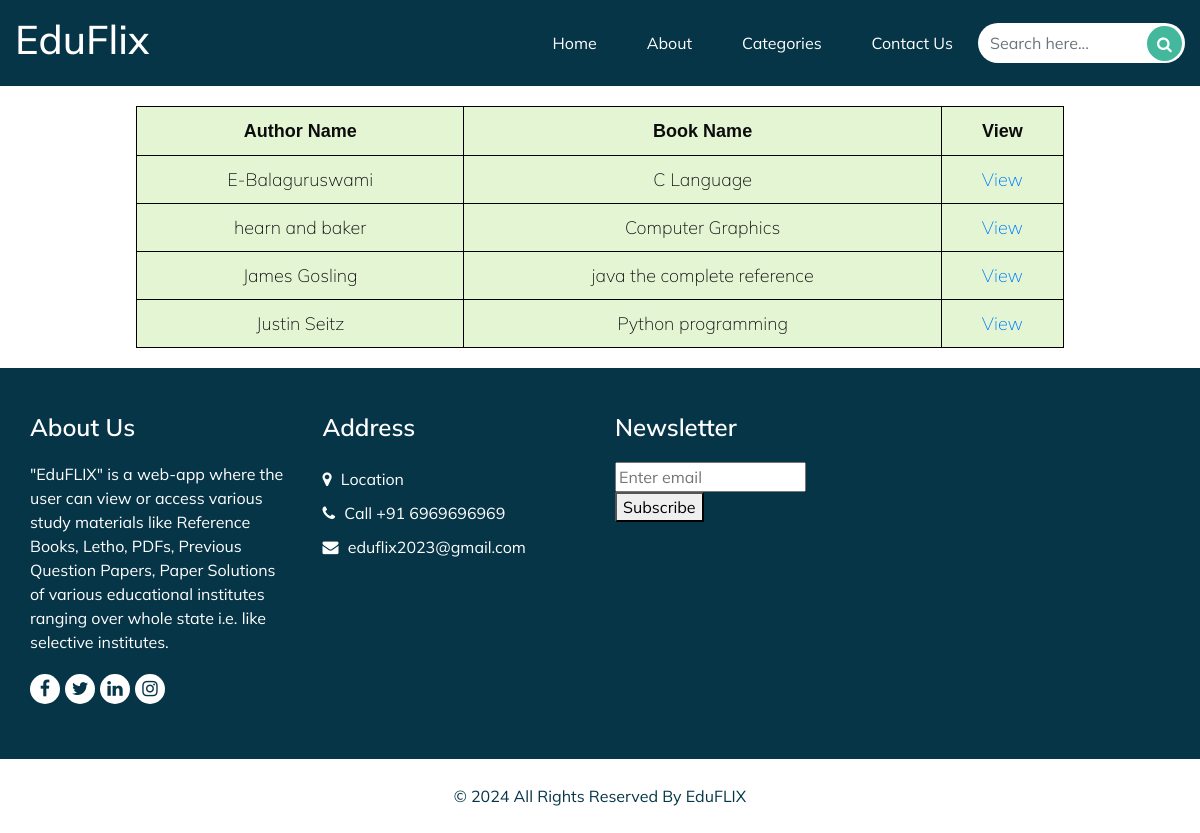
The page /reference-book/index.php on the database its author committed.
### tables this page shows
CREATE TABLE `reference_book` (
  `Book_id` varchar(10) NOT NULL,
  `Book_name` text NOT NULL,
  `Author_name` text NOT NULL,
  `Book_data` longblob NOT NULL
);

### reference-book/index.php (the view, shortened to what this page needs)
<!DOCTYPE html>
<html>
<head>
    <link rel="stylesheet" type="text/css" href="../css/bootstrap.css" />
    <link href="../css/font-awesome.min.css" rel="stylesheet" />
    <link href="../css/style.css" rel="stylesheet" />
    <link href="../css/responsive.css" rel="stylesheet" />
</head>
<body>
    <div class="hero_area">
        <header class="header_section">
            <div class="container-fluid">
                <nav class="navbar navbar-expand-lg custom_nav-container ">
                    <a class="navbar-brand" href="index.html">
                        <span>
                            <h1>
                                EduFlix
                            </h1>
                        </span>
                    </a>
                    <div class="collapse navbar-collapse" id="navbarSupportedContent">
                        <ul class="navbar-nav">
                            <li class="nav-item active">
                                <a class="nav-link pl-lg-0" href="../index.html">Home <span class="sr-only">(current)</span></a>
                            </li>
                            <li class="nav-item">
                                <a class="nav-link" href="../about.html">About</a>
                            </li>
                            <li class="nav-item">
                                <a class="nav-link" href="../categories.html">Categories</a>
                            <li class="nav-item">
                                <a class="nav-link" href="../contact.html">Contact Us</a>
                            </li>
                        </ul>
                        <form class="search_form">
                            <input type="text" class="form-control" placeholder="Search here...">
                            <button class="" type="submit">
                                <i class="fa fa-search" aria-hidden="true"></i>
                            </button>
                    </div>
                </nav>
            </div>
        </header>
        <?php
        include_once '../dbcon.php';
        $sql = "select * from reference_book order by Author_name";
        $query = mysqli_query($con, $sql);
        echo '<section style="margin: 20px"> <table border="1" cellspacing="3" cellpadding="3">
      <tr>
          <th> <font face="Arial">Author Name</font> </th>
          <th> <font face="Arial">Book Name</font> </th>
          <th> <font face="Arial">View</font> </th>
      </tr>';
        while ($info = mysqli_fetch_array($query)) {
            $Author_name = $info['Author_name'];
            $Book_name = $info['Book_name'];
        ?>
            <tr>
                <td> <?php echo $Author_name; ?> </td>
                <td> <?php echo $Book_name; ?> </td>
                <td><a href="../solution/<?php echo $Book_name . '.pdf' ?>" target="_blank"> View </a> </td>
            </tr>
        <?php
        }
        echo '</table> </section>';
        ?>
        <section class="info_section layout_padding2">
            <div class="container">
                <div class="row">
                    <div class="col-md-6 col-lg-3 info-col">
                        <div class="info_detail">
                            <h4>
                                About Us
                            </h4>
                            <p>
                                "EduFLIX" is a web-app where the user can view or access various study materials like Reference Books, Letho, PDFs, Previous Question Papers, Paper Solutions of various educational institutes ranging over whole state i.e. like selective institutes.
                            </p>
                            <div class="info_social">
                                <a href="">
                                    <i class="fa fa-facebook" aria-hidden="true"></i>
                                </a>
                                <a href="">
                                    <i class="fa fa-twitter" aria-hidden="true"></i>
                                </a>
                                <a href="">
                                    <i class="fa fa-linkedin" aria-hidden="true"></i>
                                </a>
                                <a href="">
                                    <i class="fa fa-instagram" aria-hidden="true"></i>
                                </a>
                            </div>
                        </div>
                    </div>
                    <div class="col-md-6 col-lg-3 info-col">
                        <div class="info_contact">
                            <h4>
                                Address
                            </h4>
                            <div class="contact_link_box">
                                <a href="">
                                    <i class="fa fa-map-marker" aria-hidden="true"></i>
                                    <span>
                                        Location
                                    </span>
                                </a>
                                <a href="">
                                    <i class="fa fa-phone" aria-hidden="true"></i>
                                    <span>
                                        Call +91 6969696969
                                    </span>
                                </a>
                                <a href="">
                                    <i class="fa fa-envelope" aria-hidden="true"></i>
                                    <span>
                                        eduflix2023@gmail.com
                                    </span>
                                </a>
                            </div>
                        </div>
                    </div>
                    <div class="col-md-6 col-lg-3 info-col">
                        <div class="info_contact">
                            <h4>
                                Newsletter
                            </h4>
                            <form action="#">
                                <input type="text" placeholder="Enter email" />
                                <button type="submit">
                                    Subscribe
                                </button>
                            </form>
                        </div>
                    </div>
                    <div class="col-md-6 col-lg-3 info-col">
                        <div class="map_container">
                            <div class="map">
                                <div id="googleMap"></div>
                            </div>
                        </div>
                    </div>
                </div>
            </div>
        </section>
        <footer class="footer_section">
            <div class="container">
                <p>
                    &copy; <span id="displayYear"></span> All Rights Reserved By EduFLIX
                </p>
            </div>
        </footer>
</body>
</html>

### css/style.css (style rules this page uses)
body { font-family: 'Mulish', sans-serif; color: #0c0c0c; background-color: #ffffff; overflow-x: hidden; }
.layout_padding2 { padding: 75px 0; }
a, a:hover, a:focus { text-decoration: none; }
.hero_area { position: relative; min-height: 100vh; display: -webkit-box; display: -ms-flexbox; display: flex; -webkit-box-orient: vertical; -webkit-box-direction: normal; -ms-flex-direction: column; flex-direction: column; }
.header_section { background-color: #063547; padding: 15px 0; }
.search_form { display: -webkit-box; display: -ms-flexbox; display: flex; margin: 0; position: relative; }
.search_form .form-control { border-radius: 45px; height: 40px; min-width: unset; border: none; }
.search_form button { position: absolute; top: 3px; right: 3px; width: 35px; height: 35px; padding: 0; border: none; outline: none; color: #ffffff; background-color: #44b89d; border-radius: 100%; }
.navbar-brand { padding: 0; margin: 0; color: #000000; font-size: 24px; font-weight: bold; }
.navbar-brand span { color: #ffffff; }
.custom_nav-container { padding: 0; }
.custom_nav-container .navbar-nav { margin-left: auto; }
.custom_nav-container .navbar-nav .nav-item .nav-link { padding: 10px 25px; color: #ffffff; text-align: center; }
.info_section { background-color: #063547; color: #ffffff; padding: 45px 0 15px 0; }
.info_section h4 { font-weight: 600; margin-bottom: 20px; }
.info_section .info-col { margin-bottom: 30px; }
.info_section .info_contact .contact_link_box { display: -webkit-box; display: -ms-flexbox; display: flex; -webkit-box-orient: vertical; -webkit-box-direction: normal; -ms-flex-direction: column; flex-direction: column; }
.info_section .info_contact .contact_link_box a { margin: 5px 0; color: #ffffff; }
.info_section .info_contact .contact_link_box a i { margin-right: 5px; }
.info_section .info_social { display: -webkit-box; display: -ms-flexbox; display: flex; margin-top: 20px; margin-bottom: 10px; }
.info_section .info_social a { display: -webkit-box; display: -ms-flexbox; display: flex; -webkit-box-pack: center; -ms-flex-pack: center; justify-content: center; -webkit-box-align: center; -ms-flex-align: center; align-items: center; color: #063547; width: 30px; height: 30px; border-radius: 100%; background-color: #ffffff; border-radius: 100%; margin-right: 5px; font-size: 18px; }
.info_section .map_container { width: 100%; height: 210px; overflow: hidden; display: -webkit-box; display: -ms-flexbox; display: flex; -webkit-box-align: stretch; -ms-flex-align: stretch; align-items: stretch; }
.info_section .map_container .map { height: 100%; -webkit-box-flex: 1; -ms-flex: 1; flex: 1; }
.info_section .map_container .map #googleMap { height: 100%; }
.footer_section { position: relative; background-color: #ffffff; text-align: center; }
.footer_section p { color: #063547; padding: 25px 0; margin: 0; }

### css/responsive.css (style rules this page uses)
@media (min-width: 1200px) { .container { max-width: 1170px; } }

### reference-book/index.php (style rules this page uses)
table { margin: 0 auto; font-size: large; border: 1px solid black; width: 80%; background-color: #E4F5D4; }
th, td { font-weight: bold; padding: 10px; text-align: center; }
td { font-weight: lighter; }

### rows shown on the page
reference_book: Author_name "E-Balaguruswami", Book_name "C Language"
reference_book: Author_name "hearn and baker", Book_name "Computer Graphics"
reference_book: Author_name "James Gosling", Book_name "java the complete reference"
reference_book: Author_name "Justin Seitz", Book_name "Python programming"
